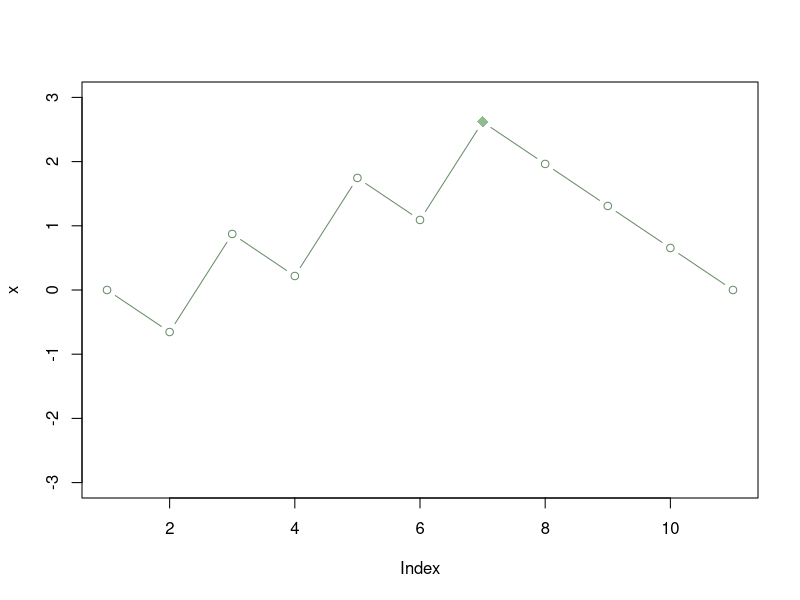

The R script that drew this image: (Note: this script raises an error after producing the figure.)
## Devoir 1 - Question 2
## Étape 0. Indiquer l'espace de travail et charger les données dans la matrice D
##
setwd("~/Desktop/R_mydirectory/devoir1")
D <- matrix(scan("Q2_donnees.dat"),10,10,byrow=TRUE)
D

## Étape 1. Ordonner les gènes en décroissant de différentiel d’expression
  # Calculer la différence des moyennes pour chaque gène, dans chaque groupe
  Ddiff <- abs(rowMeans(D[,1:5]) - rowMeans(D[,6:10]))
  Dmoy <- cbind(D, Ddiff)

  # Mettre en ordre décroissant 
  Ddec <- Dmoy[order(Dmoy[,11], decreasing= TRUE),]

## Étape 2. Marche (somme cumulative) avec le sous-groupe étudié: G1, G3, G6 
  # Définitions de paramètres n (nombre de données) et g (nombre de données dans le sous-ensemble)
  n <- 10
  g <- 3 
  
  # Valeur d'un pas positif
  pp <- sqrt((n-g)/g)
  pp
  # Valeur d'un pas négatif
  pn <- -sqrt(g/(n-g))
  pn

  # Fonction "marche" avec les pas calculés et les données initiales (non-permutées)
marche<-function(donnees1, donnees2)
{
x <- vector(mode="numeric", length = 11)
x
 for(i in 2:length(x)){
 if(all(donnees1[i-1,] == donnees2[1,])){
   x[i] <- x[i-1]+pp
 } else if(all(donnees1[i-1,] == donnees2[3,])){
   x[i] <- x[i-1]+pp
 } else if(all(donnees1[i-1,] == donnees2[6,])){
   x[i] <- x[i-1]+pp
 } else {
   x[i] <- x[i-1]+pn
 }
 } 
return(x)
}
x<-marche(Ddec, Dmoy)


  # Représentation graphique de la marche et du supremum
sup <- max(x)
plot(x, ylim =c(-3,3), type="b", col=ifelse(x==sup, "darkseagreen", "darkseagreen4"), 
     pch=ifelse(x==sup, 18, 1), cex=ifelse(x==sup, 1.5, 1))

## Étape 3: Permuter les groupes de données 10 fois 
## et appliquer la fonction "marche" à chaque permutation

cnt <- 0
Ytot <- matrix(0, nrow=0, ncol=11)
permutation <- function(nb)
{
repeat{
cnt <- cnt+1

# Permutations des numéros de colonnes
permusam1 <- sample(c(1:5), sample(1:4))
permusam2 <- sample(c(6:10), sample(1:4))

a <- setdiff(1:5,permusam1)
aa <- sample(c(a,permusam2))

b <- setdiff(6:10,permusam2)
bb <- sample(c(b,permusam1))

# le vecteur c(aa,bb) représente l'ordre des indices de colonnes une fois permutée

DP <- matrix(c(D[,aa], D[,bb]), nrow = 10, ncol=10)
DPdiff <- abs(rowMeans(DP[,1:5]) - rowMeans(DP[,6:10]))
DPmoy <- cbind(DP, DPdiff)

# Mettre en ordre décroissant 
DPdec <- DPmoy[order(DPmoy[,11], decreasing= TRUE),]
y <- marche(DPdec, DPmoy)
Ytot <- rbind(Ytot,y)


if(cnt == nb) {
  break
}
  }
  
return(Ytot)

}

result <- permutation(10)
result

# taux de permutations dont le supremum est supérieur à celui des données initiales (à titre indicatif)
sup2 <- apply(abs(result), 1, max)
suptrue <- ifelse(sup<sup2, TRUE, FALSE)
signi <- (sum(suptrue == TRUE))/nperm
signi

# représentation graphique des marches pour les données permutées (à titre indicatif)
matplot(t(result), type="l")
